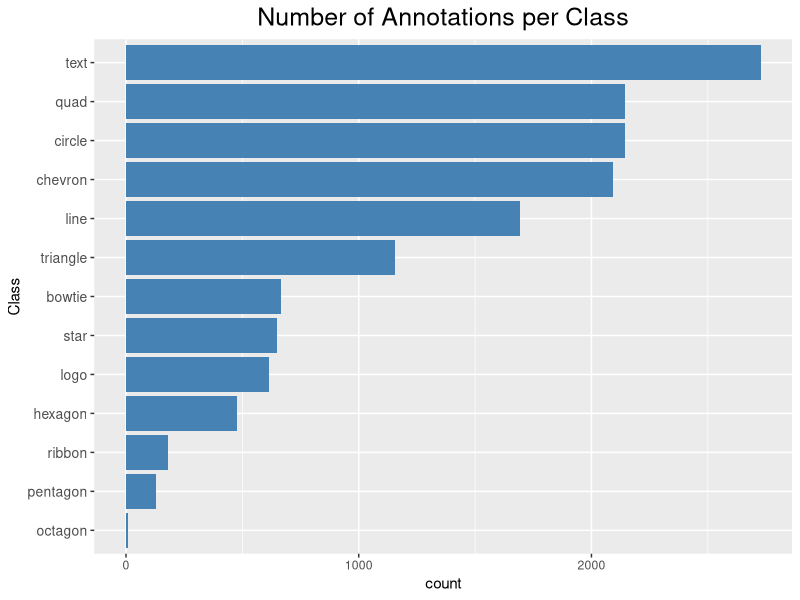

Here is the R script that generated this plot:
## ---- chunk 1
#| label: fig-class-distribution
#| fig-cap: "Number of annotations per class"
#| lightbox: true
#| fig-attr: 'style="transform: translateY(-80px);"'

library(ggplot2)
library(tidyverse)

df <- data.frame(
  # class = c(
  #   "quadrilateral", "line", "circle", "logo", "hexagon",
  #   "polygon", "star", "chevron", "ribbon", "bowtie",
  #   "pentagon", "triangle", "heel", "octagon",
  #   "rectangle", "text"
  # ),
  # count = c(
  #   2134, 1692, 2143, 616, 478,
  #   12, 647, 2094, 180, 666,
  #   131, 1154, 2, 10,
  #   4, 2727
  # )
  class = c(
    "quad", "line", "circle", "logo", "hexagon",
     "star", "chevron", "ribbon", "bowtie",
    "pentagon", "triangle", "octagon",
     "text"
  ),
  count = c(
    2146, 1692, 2143, 616, 478,
     647, 2094, 180, 666,
    131, 1154, 10,
    2727
  )
)
df <- df %>% arrange(desc(count))
df %>% 
  ggplot() +
  geom_col(aes(y=reorder(class, count), x=count), fill="steelblue") +
  theme(
    axis.text.y = element_text(size=10),
    plot.title = element_text(size = 18, hjust = 0.5)
  )+
  labs(title = "Number of Annotations per Class",
       y = "Class")
